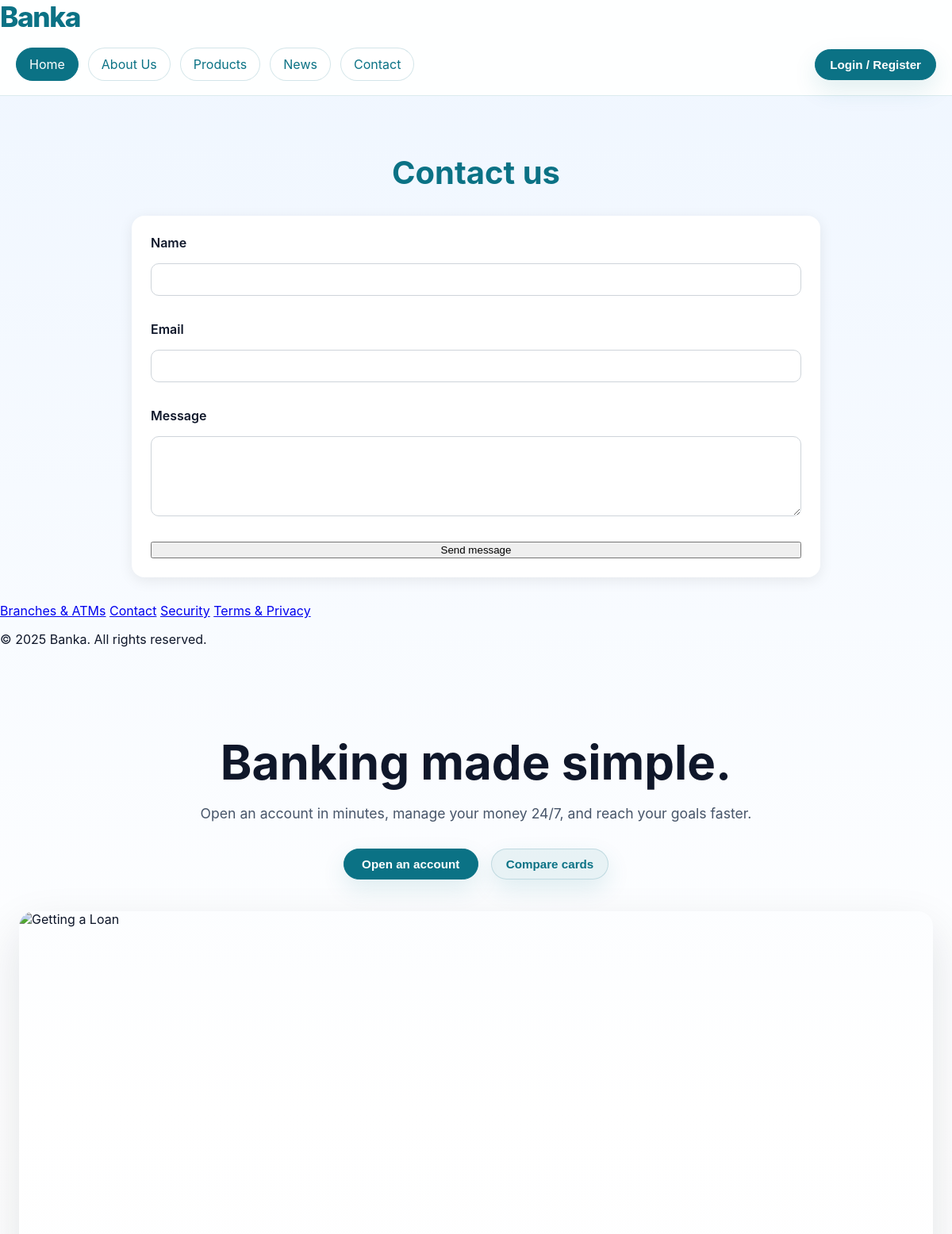
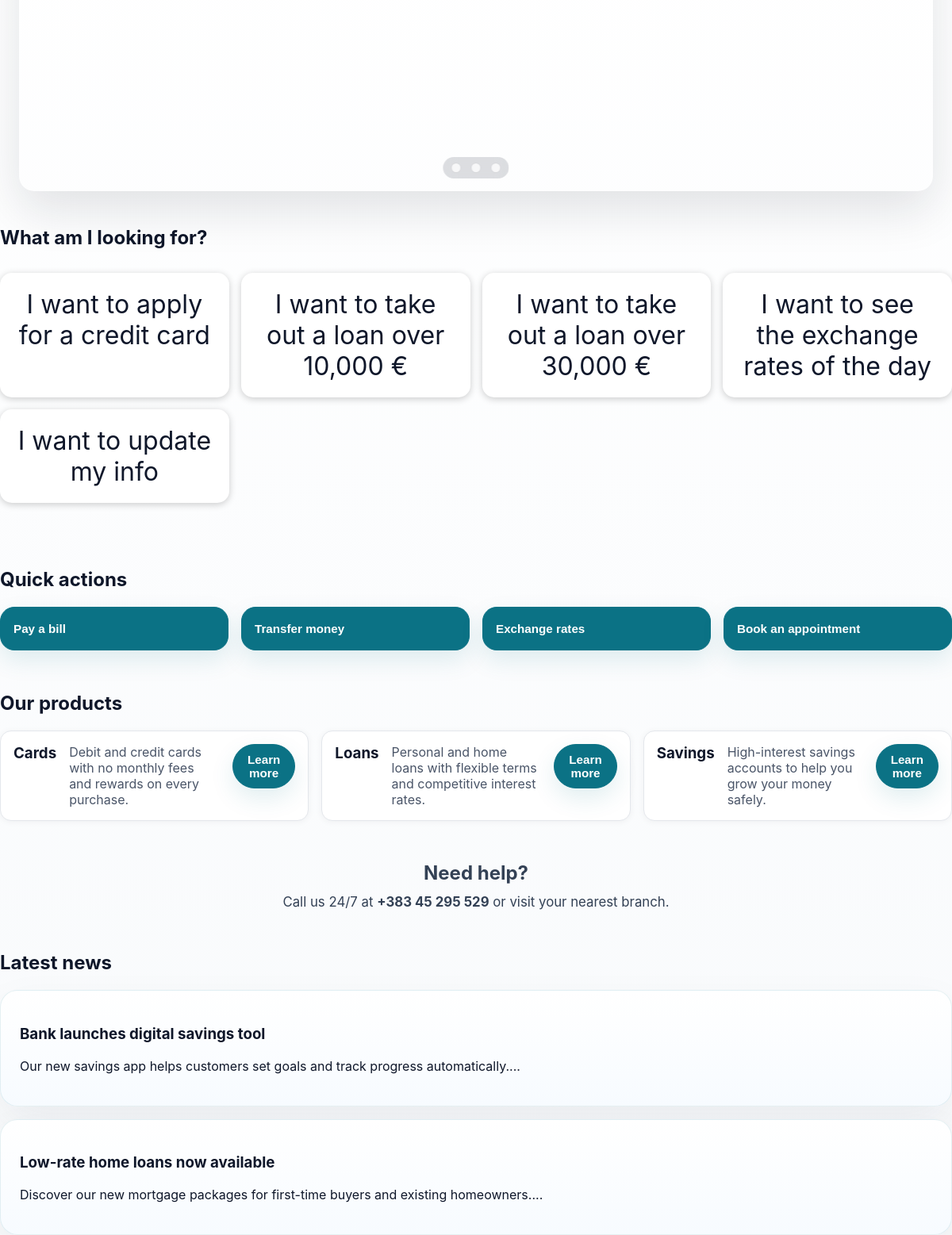
The page / on the database its author committed (2 pictures, top to bottom).
### tables this page shows
CREATE TABLE IF NOT EXISTS `pages` (
  `id` INT UNSIGNED NOT NULL AUTO_INCREMENT,
  `slug` VARCHAR(80) NOT NULL UNIQUE,
  `title` VARCHAR(150) NOT NULL,
  `content` TEXT DEFAULT NULL,
  `extras` JSON DEFAULT NULL,
  `created_at` TIMESTAMP NOT NULL DEFAULT CURRENT_TIMESTAMP,
  PRIMARY KEY (`id`)
);

CREATE TABLE IF NOT EXISTS `products` (
  `id` INT UNSIGNED NOT NULL AUTO_INCREMENT,
  `title` VARCHAR(150) NOT NULL,
  `description` TEXT NOT NULL,
  `image_url` VARCHAR(255) DEFAULT NULL,
  `created_at` TIMESTAMP NOT NULL DEFAULT CURRENT_TIMESTAMP,
  PRIMARY KEY (`id`)
);

CREATE TABLE IF NOT EXISTS `news` (
  `id` INT UNSIGNED NOT NULL AUTO_INCREMENT,
  `title` VARCHAR(200) NOT NULL,
  `content` TEXT NOT NULL,
  `image_url` VARCHAR(255) DEFAULT NULL,
  `author_id` INT UNSIGNED DEFAULT NULL,
  `created_at` TIMESTAMP NOT NULL DEFAULT CURRENT_TIMESTAMP,
  PRIMARY KEY (`id`),
  KEY `author_id` (`author_id`),
  CONSTRAINT `news_author_fk` FOREIGN KEY (`author_id`) REFERENCES `users` (`id`) ON DELETE SET NULL
);

### config.php (called while the page is built, shortened)
<?php
require_once __DIR__ . '/classes/PageContent.php';
require_once __DIR__ . '/classes/Contact.php';
try {
    $database = Database::getInstance();
    $pdo = $database->getConnection();
} catch (PDOException $e) {
    die('Database connection failed: ' . htmlspecialchars($e->getMessage()));
}
$pageModel = new PageContent($pdo);

### classes/PageContent.php (called while the page is built, shortened)
<?php
class PageContent
{
    private $pdo;
    public function __construct($pdo)
    {
        $this->pdo = $pdo;
    }
    public function getPageBySlug($slug)
    {
        $stmt = $this->pdo->prepare('SELECT * FROM pages WHERE slug = :slug');
        $stmt->execute(['slug' => $slug]);
        return $stmt->fetch();
    }
    public function getPageExtras($slug)
    {
        $page = $this->getPageBySlug($slug);
        $extras = json_decode($page['extras'], true);
        return is_array($extras) ? $extras : [];
    }
    public function getProducts()
    {
        $stmt = $this->pdo->query('SELECT * FROM products ORDER BY created_at DESC');
        return $stmt->fetchAll();
    }
    public function getNewsItems($limit = 5)
    {
        $stmt = $this->pdo->prepare('SELECT * FROM news ORDER BY created_at DESC LIMIT :limit');
        $stmt->bindValue(':limit', (int)$limit, PDO::PARAM_INT);
        $stmt->execute();
        return $stmt->fetchAll();
    }
}

### index.php (the view, shortened to what this page needs)
<?php
require_once 'config.php';
$extras = $pageModel->getPageExtras('home');
$products = $pageModel->getProducts();
$newsItems = $pageModel->getNewsItems(3);
require_once 'header.php';
?>
<section class="hero">
    <div class="hero-text">
        <h1><?php echo htmlspecialchars($extras['hero_title'] ?? 'Banking made simple.'); ?></h1>
        <p><?php echo htmlspecialchars($extras['hero_text'] ?? 'Open an account in minutes, manage your money 24/7, and reach your goals faster.'); ?></p>
        <div class="hero-actions">
            <button class="primary" onclick="window.location.href='register.php'">Open an account</button>
            <button class="secondary" onclick="window.location.href='cards.php'">Compare cards</button>
        </div>
    </div>
</section>
<section class="container">
    <div class="slider-wrapper">
        <div class="slider">
            <img id="slide-1" src="https://www.consumerslaw.com/blog/wp-content/uploads/2020/02/Getting-a-Loan.jpg" alt="Getting a Loan">
        </div>
        <div class="slider-nav">
            <a href="#slide-1"></a>
            <a href="#slide-2"></a>
            <a href="#slide-3"></a>
        </div>
    </div>
</section>
<section class="pytja-section">
    <div class="pytja">
        <h2><?php echo htmlspecialchars($extras['feature_title'] ?? 'What am I looking for?'); ?></h2>
    </div>
    <div class="sherbimet">
        <?php
        $features = $extras['features'] ?? [
            'I want to apply for a credit card',
            'I want to take out a loan over 10,000 €',
            'I want to take out a loan over 30,000 €',
            'I want to see the exchange rates of the day',
            'I want to update my info',
        ];
        foreach ($features as $feature): ?>
            <div class="box"><?php echo htmlspecialchars($feature); ?></div>
        <?php endforeach; ?>
    </div>
</section>
<section class="quick-actions">
    <h2>Quick actions</h2>
    <div class="actions-grid">
        <button>Pay a bill</button>
        <button>Transfer money</button>
        <button>Exchange rates</button>
        <button>Book an appointment</button>
    </div>
</section>
<section class="products">
    <h2>Our products</h2>
    <div class="products-grid">
        <?php foreach (array_slice($products, 0, 3) as $product): ?>
            <article class="product-card">
                <h3><?php echo htmlspecialchars($product['title']); ?></h3>
                <p><?php echo htmlspecialchars($product['description']); ?></p>
                <button onclick="window.location.href='cards.php'">Learn more</button>
            </article>
        <?php endforeach; ?>
    </div>
</section>
<section class="support">
    <h2>Need help?</h2>
    <p>Call us 24/7 at <strong>+383 45 295 529</strong> or visit your nearest branch.</p>
</section>
<section class="news-preview">
    <h2>Latest news</h2>
    <div class="news-grid">
        <?php foreach ($newsItems as $news): ?>
            <article class="news-card">
                <h3><?php echo htmlspecialchars($news['title']); ?></h3>
                <p><?php echo htmlspecialchars(substr($news['content'], 0, 110)) . '...'; ?></p>
            </article>
        <?php endforeach; ?>
    </div>
</section>
<?php require_once 'footer.php';

### style.css (style rules this page uses)
* { box-sizing: border-box; }
body { color: #0f172a; background: linear-gradient(180deg, #eff6ff 0%, #ffffff 45%, #f8fafc 100%); margin: 0; font-family: 'Inter', system-ui, -apple-system, BlinkMacSystemFont, 'Segoe UI', sans-serif; }
.btn, .btn-link, .nav button, .hero-actions button, .quick-actions button, .products-grid button { background-color: #0b7285; color: #ffffff; border: 1px solid #0b7285; border-radius: 999px; padding: 10px 18px; font-size: 0.95rem; font-weight: 600; box-shadow: 0 12px 30px rgba(11, 114, 133, 0.12); transition: 0.25s ease; cursor: pointer; }
.hero { padding: 3rem 0 1rem; }
.hero-text { max-width: 720px; margin: auto; text-align: center; }
.hero-text h1 { font-size: clamp(2.4rem, 5vw, 4rem); line-height: 1.05; margin-bottom: 1rem; color: #0f172a; }
.hero-text p { color: #475569; font-size: 1.1rem; line-height: 1.8; margin-bottom: 1.75rem; }
.hero-actions { display: flex; flex-wrap: wrap; justify-content: center; gap: 1rem; }
.hero-actions button:first-child { min-width: 170px; }
.hero-actions button:last-child { background: rgba(11, 114, 133, 0.08); color: #0b7285; border-color: rgba(11, 114, 133, 0.18); }
.quick-actions { padding: 2rem 0; }
.actions-grid { display: grid; grid-template-columns: repeat(auto-fit, minmax(190px, 1fr)); gap: 1rem; }
.quick-actions button { width: 100%; padding: 18px 16px; border-radius: 18px; text-align: left; }
.support { padding: 2rem 0; text-align: center; color: #334155; }
.support h2 { margin-bottom: 0.75rem; }
.support p { margin: 0; font-size: 1.05rem; }
.sherbimet { display: grid; grid-template-columns: 1fr; gap: 15px; margin: 30px auto; }
@media (min-width: 600px) { .sherbimet { grid-template-columns: repeat(2, 1fr); } }
@media (min-width: 1024px) { .sherbimet { grid-template-columns: repeat(4, 1fr); } }
.box { text-align: center; padding: 20px; background: #FFFFFF; border-radius: 15px; font-size: clamp(1.4rem, 3vw, 2rem); box-shadow: 0 2px 10px rgba(0, 0, 0, 0.2); transition: 0.3s; }
.container { padding: 1.5rem; }
.slider-wrapper { position: relative; max-width: 100%; margin: auto; border-radius: 1.2rem; overflow: hidden; box-shadow: 0 24px 60px rgba(15, 23, 42, 0.12); }
.slider { display: flex; aspect-ratio: 16 / 9; overflow-x: auto; scroll-snap-type: x mandatory; border-radius: 1.2rem; scroll-behavior: smooth; -webkit-overflow-scrolling: touch; scrollbar-width: none; }
.slider img { min-width: 100%; flex-shrink: 0; width: 100%; object-fit: cover; scroll-snap-align: start; filter: saturate(1.05) brightness(0.96); }
.slider-nav { display: flex; gap: 0.75rem; position: absolute; bottom: 1rem; left: 50%; transform: translateX(-50%); z-index: 2; padding: 0.45rem 0.65rem; border-radius: 999px; background: rgba(15, 23, 42, 0.14); backdrop-filter: blur(8px); }
.slider-nav a { width: 0.8rem; height: 0.8rem; background-color: rgba(255,255,255,0.95); border: 1px solid rgba(15, 23, 42, 0.16); border-radius: 50%; opacity: 0.8; transition: transform 0.2s ease, opacity 0.2s ease; }
.products-grid, .news-grid, .actions-grid { display: grid; gap: 1rem; }
.products-grid { grid-template-columns: repeat(auto-fit, minmax(260px, 1fr)); }
.product-card, .news-card { padding: 24px; border-radius: 22px; background: linear-gradient(180deg, #ffffff 0%, #f7fbff 100%); border: 1px solid rgba(11, 114, 133, 0.1); box-shadow: 0 22px 55px rgba(15, 23, 42, 0.06); transition: transform 0.25s ease, box-shadow 0.25s ease; }
.product-card { background: #fff; padding: 1rem; border-radius: 14px; border: 1px solid #e4e7ec; box-shadow: 0 1px 8px rgba(0,0,0,.05); display: flex; justify-content: space-between; align-items: flex-start; gap: 1rem; }
.product-card h3 { margin: 0 0 0.5rem; }
.product-card p { margin: 0; color: #4a5568; }
.secondary { background-color: #f8f9fb; color: #0B7285; border-color: #c6d7e0; }

### rows shown on the page
pages: extras "Banking made simple.", extras "Open an account in minutes, manage your money 24/7, and reach your goals faster.", extras "What am I looking for?", extras "I want to apply for a credit card", extras "I want to take out a loan over 10,000 €", extras "I want to take out a loan over 30,000 €", extras "I want to see the exchange rates of the day", extras "I want to update my info"
products: title "Cards", description "Debit and credit cards with no monthly fees and rewards on every purchase."
products: title "Loans", description "Personal and home loans with flexible terms and competitive interest rates."
products: title "Savings", description "High-interest savings accounts to help you grow your money safely."
news: title "Bank launches digital savings tool", content "Our new savings app helps customers set goals and track progress automatically."
news: title "Low-rate home loans now available", content "Discover our new mortgage packages for first-time buyers and existing homeowners."
